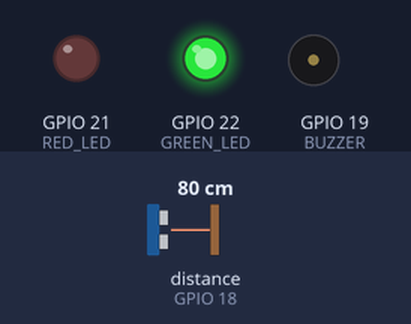
A sketch run on a simulated ESP32. Parts: output pins drawn as LEDs (lit = HIGH), buzzer (waves = sounding, pin HIGH). Wiring (inferred from the names in the program): ultrasonic range finder: trigger GPIO 5; echo GPIO 18. The test bench sets the inputs (shaded band); at power-on: distance to the obstacle (sensor on GPIO 18) 80 cm. The echo pulse lasts 58.3 µs per cm; WiFi joins after 1.5 s; servers stay silent unless stated; no MQTT or app messages arrive unless stated; pins used as bus, display or sensor lines are not drawn; what the sketch prints to the serial monitor is not drawn.

Above: at 2.7 s.
2.8 s: distance to the obstacle (sensor on GPIO 18) set to 10 cm
8.8 s: distance to the obstacle (sensor on GPIO 18) set to 7 cm
At 11.9 s:
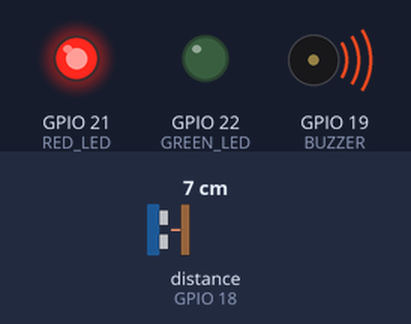
14.8 s: distance to the obstacle (sensor on GPIO 18) set to 9 cm
At 17.0 s:
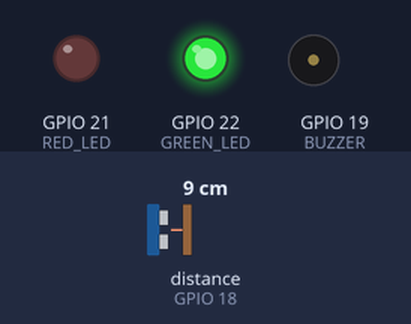
20.8 s: distance to the obstacle (sensor on GPIO 18) set to 2 cm
At 22.1 s:
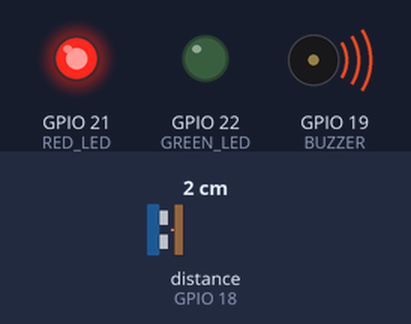
Timing chart, 0 to 23.8 s (numbered marks = the images above; inputs shaded):
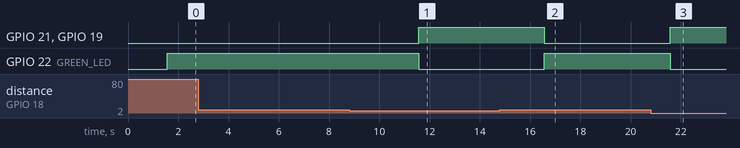

The sketch:

esp32_smart_bin.ino
```cpp
#include <WiFi.h>
#include <PubSubClient.h>

const char* ssid = "YOUR_WIFI_NAME";
const char* password = "YOUR_WIFI_PASSWORD";
const char* mqtt_server = "broker.hivemq.com"; // Free public broker

WiFiClient espClient;
PubSubClient client(espClient);

#define TRIG_PIN 5
#define ECHO_PIN 18
#define RED_LED 21
#define GREEN_LED 22
#define BUZZER 19

const int BIN_HEIGHT = 50; // ডাস্টবিনের মোট উচ্চতা সে.মি. তে

void setup() {
  Serial.begin(115200);
  pinMode(TRIG_PIN, OUTPUT);
  pinMode(ECHO_PIN, INPUT);
  pinMode(RED_LED, OUTPUT);
  pinMode(GREEN_LED, OUTPUT);
  pinMode(BUZZER, OUTPUT);

  setup_wifi();
  client.setServer(mqtt_server, 1883);
}

void setup_wifi() {
  delay(10);
  WiFi.begin(ssid, password);
  while (WiFi.status() != WL_CONNECTED) {
    delay(500);
    Serial.print(".");
  }
}

void reconnect() {
  while (!client.connected()) {
    if (client.connect("ESP32_SmartBin_01")) {
      Serial.println("MQTT Connected");
    } else {
      delay(5000);
    }
  }
}

void loop() {
  if (!client.connected()) reconnect();
  client.loop();

  long duration;
  int distance;

  digitalWrite(TRIG_PIN, LOW); delayMicroseconds(2);
  digitalWrite(TRIG_PIN, HIGH); delayMicroseconds(10);
  digitalWrite(TRIG_PIN, LOW);

  duration = pulseIn(ECHO_PIN, HIGH);
  distance = duration * 0.034 / 2;

  // Fill Percentage Calculation
  int fill_percentage = ((BIN_HEIGHT - distance) * 100) / BIN_HEIGHT;
  if (fill_percentage < 0) fill_percentage = 0;
  if (fill_percentage > 100) fill_percentage = 100;

  String status = "Empty";

  if (fill_percentage > 85) {
    digitalWrite(RED_LED, HIGH);
    digitalWrite(GREEN_LED, LOW);
    digitalWrite(BUZZER, HIGH);
    status = "Full Alert!";
  } else {
    digitalWrite(RED_LED, LOW);
    digitalWrite(GREEN_LED, HIGH);
    digitalWrite(BUZZER, LOW);
    status = "Normal";
  }

  // JSON Payload
  String payload = "{\"bin_id\": \"BIN_01\", \"fill_percent\": " + String(fill_percentage) + ", \"status\": \"" + status + "\"}";
  client.publish("smartcity/waste/bin1", payload.c_str());

  delay(5000); // Send data every 5 seconds
}
```

Measured:
- the behaviour switches between 9 and 8 cm on distance to the obstacle (sensor on GPIO 18) (found by bisection; images 0 and 1)
- after the input at 2.8 s, every drawn part: stays the same
- after the input at 8.8 s, GPIO 21 (RED_LED), GPIO 19 (BUZZER): LOW → HIGH after 2.8 s; GPIO 22 (GREEN_LED): HIGH → LOW after 2.8 s
- after the input at 14.8 s, GPIO 21 (RED_LED), GPIO 19 (BUZZER): HIGH → LOW after 1.8 s; GPIO 22 (GREEN_LED): LOW → HIGH after 1.8 s
- after the input at 20.8 s, GPIO 21 (RED_LED), GPIO 19 (BUZZER): LOW → HIGH after 0.77 s; GPIO 22 (GREEN_LED): HIGH → LOW after 0.77 s
